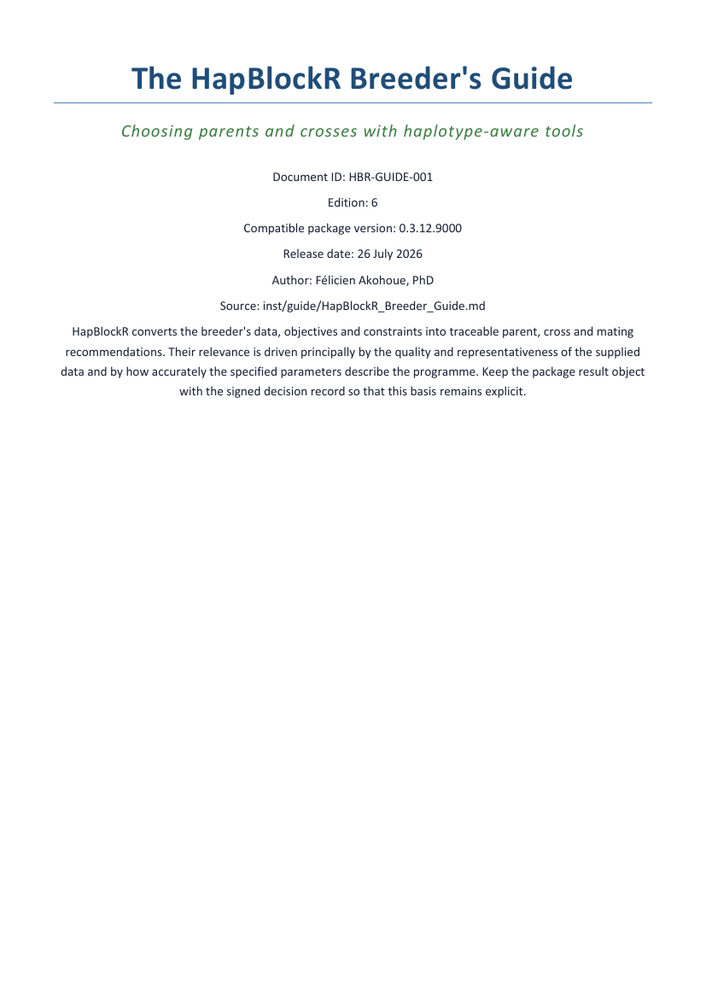
#> input picture tmp/guide-docx-pages-verified/page-01.png, 706 x 999 px, shrunk from 827 x 1170 before the run; its folder holds only this picture in this run
$ python make_contacts.py
#> lines starting #> are read from the running program, lines starting #| are printed output that depends on the picture
from pathlib import Path
import re

from PIL import Image, ImageDraw


folder = Path("tmp/guide-docx-pages-verified")
output = folder / "contacts"
output.mkdir(exist_ok=True)
pages = sorted(
    folder.glob("page-*.png"),
    key=lambda path: int(re.search(r"([0-9]+)$", path.stem).group(1)),
)

for start in range(0, len(pages), 4):
    batch = pages[start : start + 4]
    images = [Image.open(path).convert("RGB") for path in batch]
#> images = 1 item
    width = max(image.width for image in images)
#> width = 706
    height = max(image.height for image in images)
#> height = 999
    sheet = Image.new("RGB", (2 * width, 2 * height + 40), "white")
#> sheet: PIL image 1412x2038 RGB; every value is 255
    for index, image in enumerate(images):
        sheet.paste(image, ((index % 2) * width, (index // 2) * height + 40))
#> this loop made 1 pass
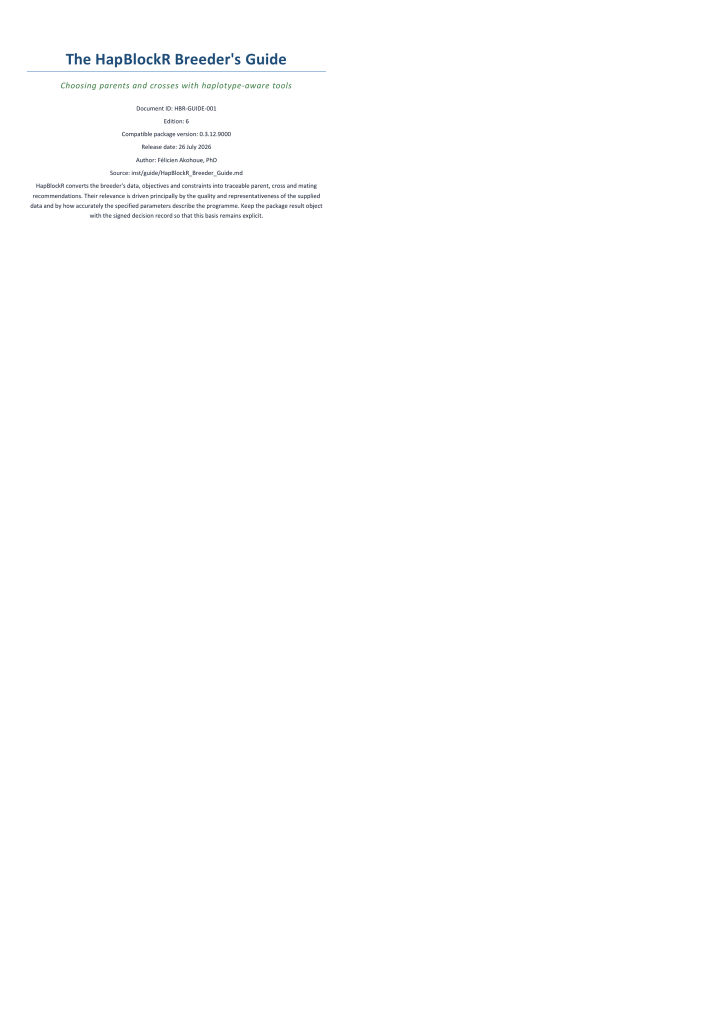
#> sheet: PIL image 1412x2038 RGB (shown at 1/2 size); mean R, G, B 254, 254.1, 254.2
    page_numbers = [
        str(int(re.search(r"([0-9]+)$", path.stem).group(1))) for path in batch
    ]
    ImageDraw.Draw(sheet).text(
        (10, 10), "Pages " + ", ".join(page_numbers), fill="black"
    )
    sheet.save(output / f"contact-{start // 4 + 1:02d}.png")

$ run again, on tmp/guide-docx-pages-verified/page-05.png
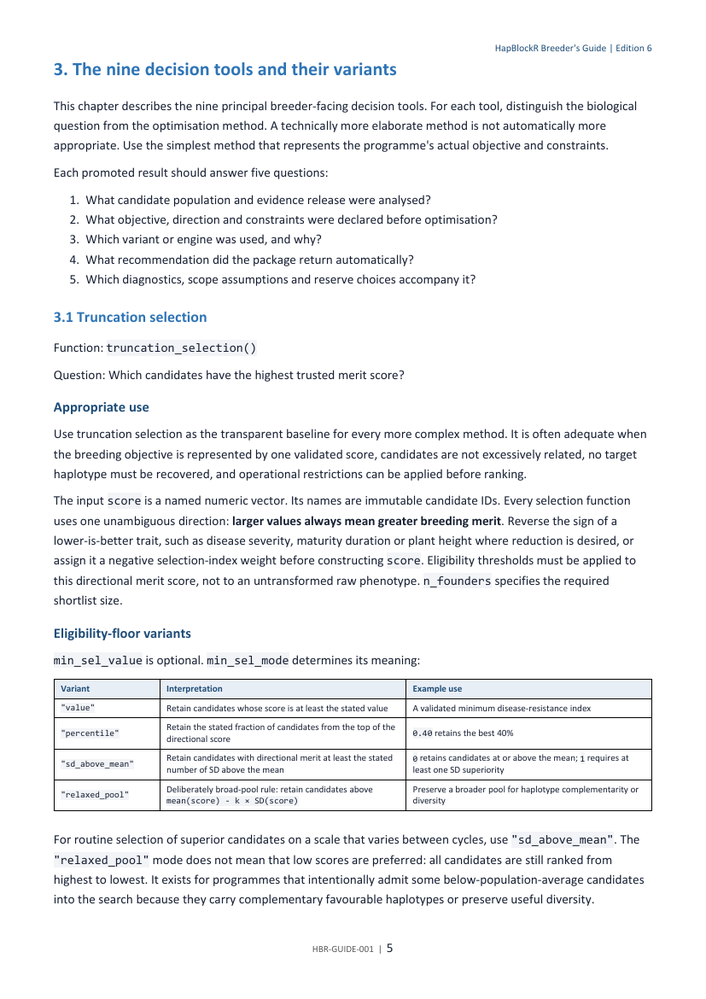
#> input picture tmp/guide-docx-pages-verified/page-05.png, 706 x 999 px, shrunk from 827 x 1170 before the run
#> images = 1 item
#> width = 706
#> height = 999
#> the loop `for index, image in enumerate(images):` made 1 pass
#> after the loop `for index, image in enumerate(images):`:
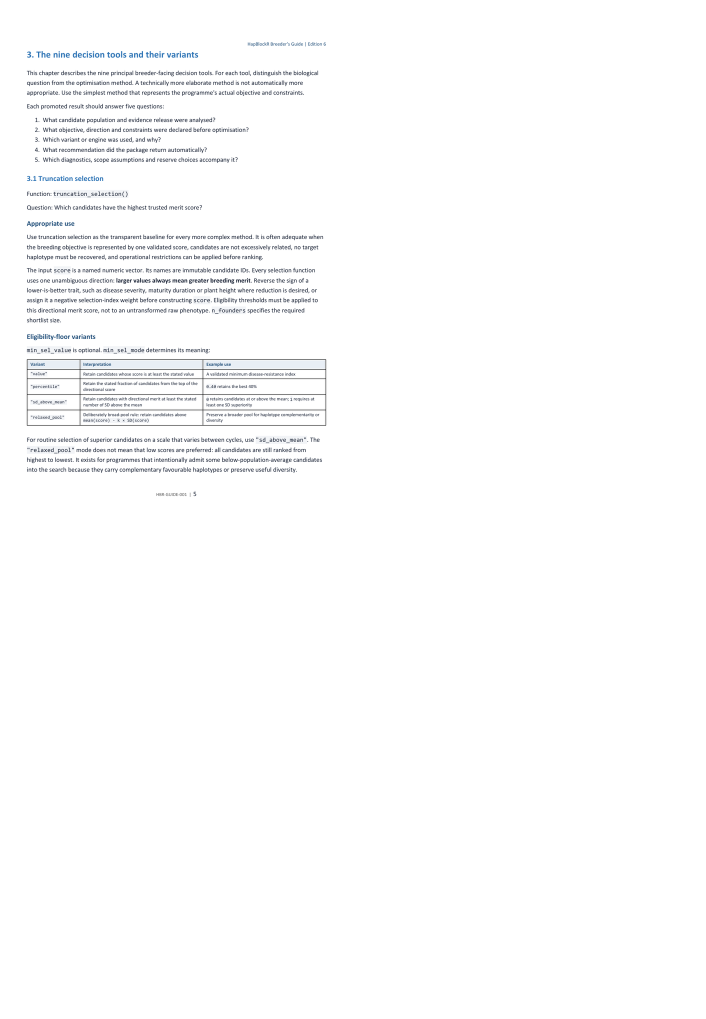
#> sheet: PIL image 1412x2038 RGB (shown at 1/2 size); mean R, G, B 251.7, 251.9, 252.2

$ run again, on tmp/guide-docx-pages-verified/page-06.png
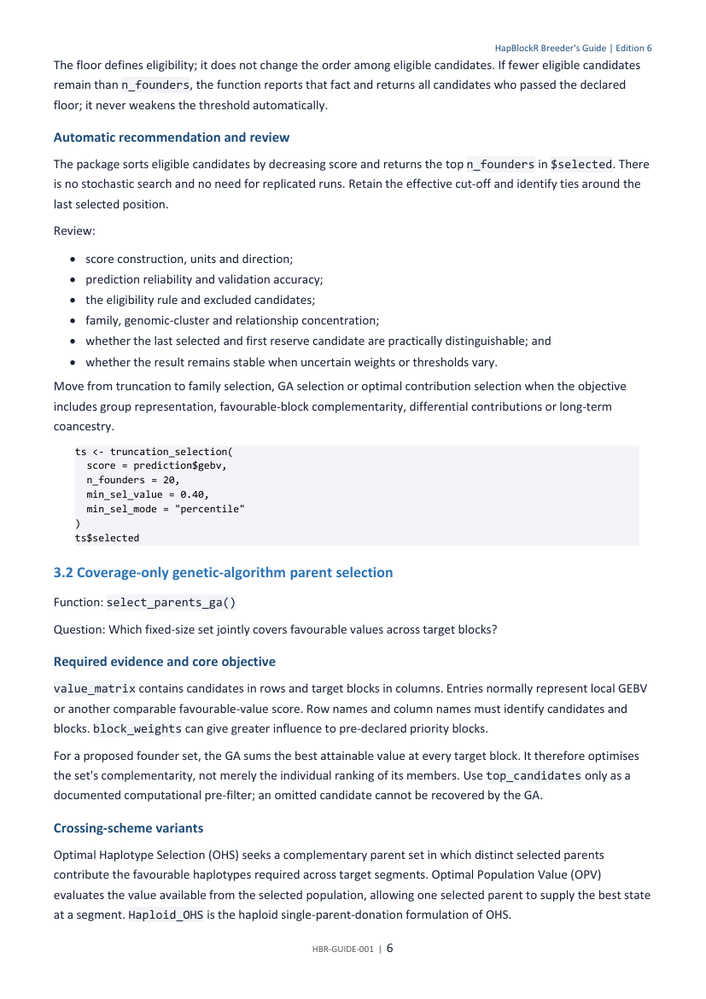
#> input picture tmp/guide-docx-pages-verified/page-06.png, 706 x 999 px, shrunk from 827 x 1170 before the run
#> images = 1 item
#> width = 706
#> height = 999
#> the loop `for index, image in enumerate(images):` made 1 pass
#> after the loop `for index, image in enumerate(images):`:
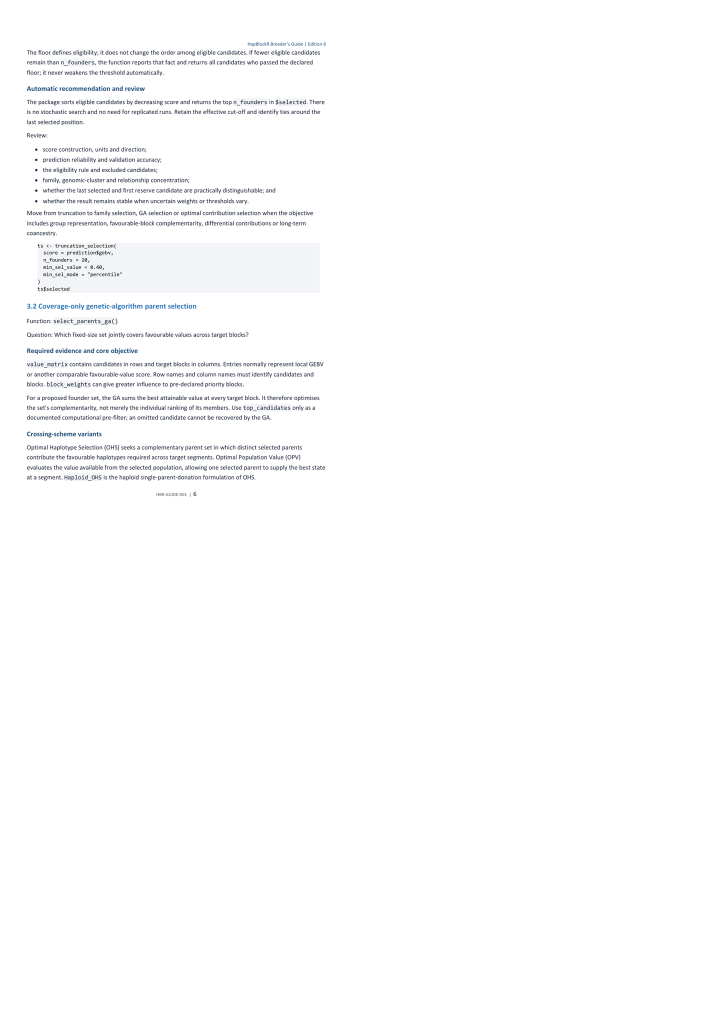
#> sheet: PIL image 1412x2038 RGB (shown at 1/2 size); mean R, G, B 252, 252.2, 252.5

$ run again, on tmp/guide-docx-pages-verified/page-07.png
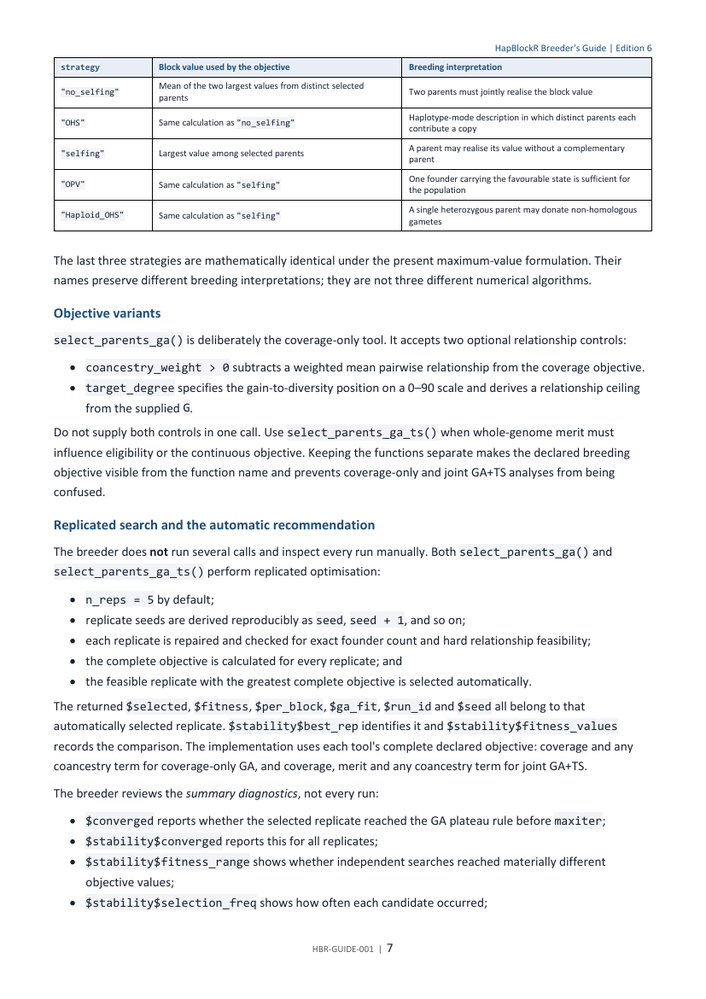
#> input picture tmp/guide-docx-pages-verified/page-07.png, 706 x 999 px, shrunk from 827 x 1170 before the run
#> images = 1 item
#> width = 706
#> height = 999
#> the loop `for index, image in enumerate(images):` made 1 pass
#> after the loop `for index, image in enumerate(images):`:
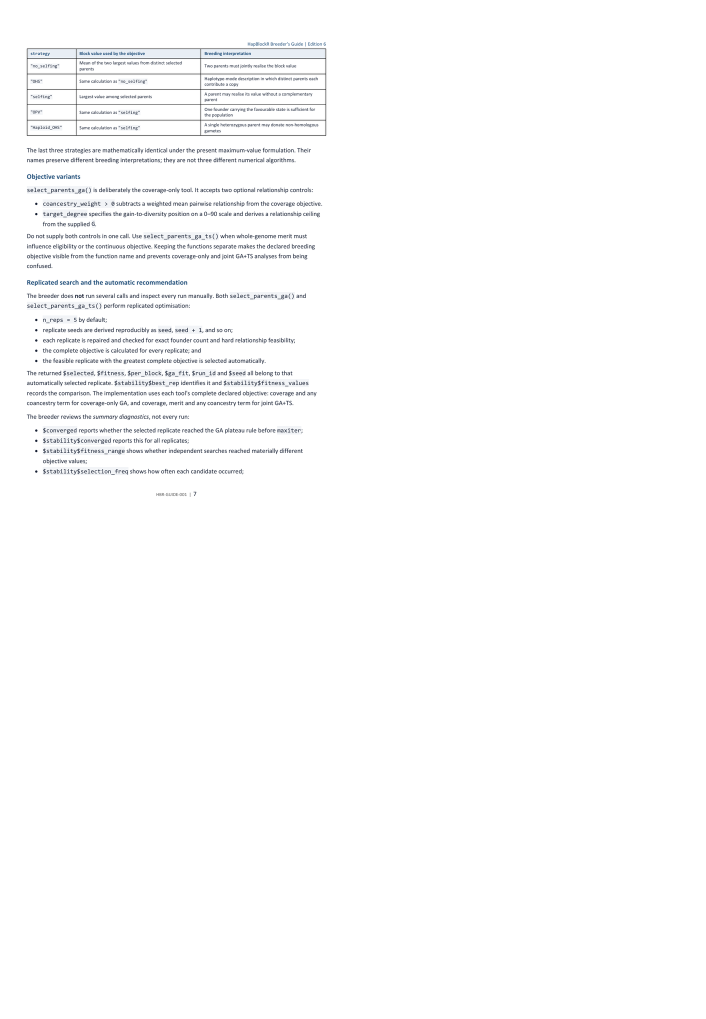
#> sheet: PIL image 1412x2038 RGB (shown at 1/2 size); mean R, G, B 251.6, 251.7, 252

$ run again, on tmp/guide-docx-pages-verified/page-02.png
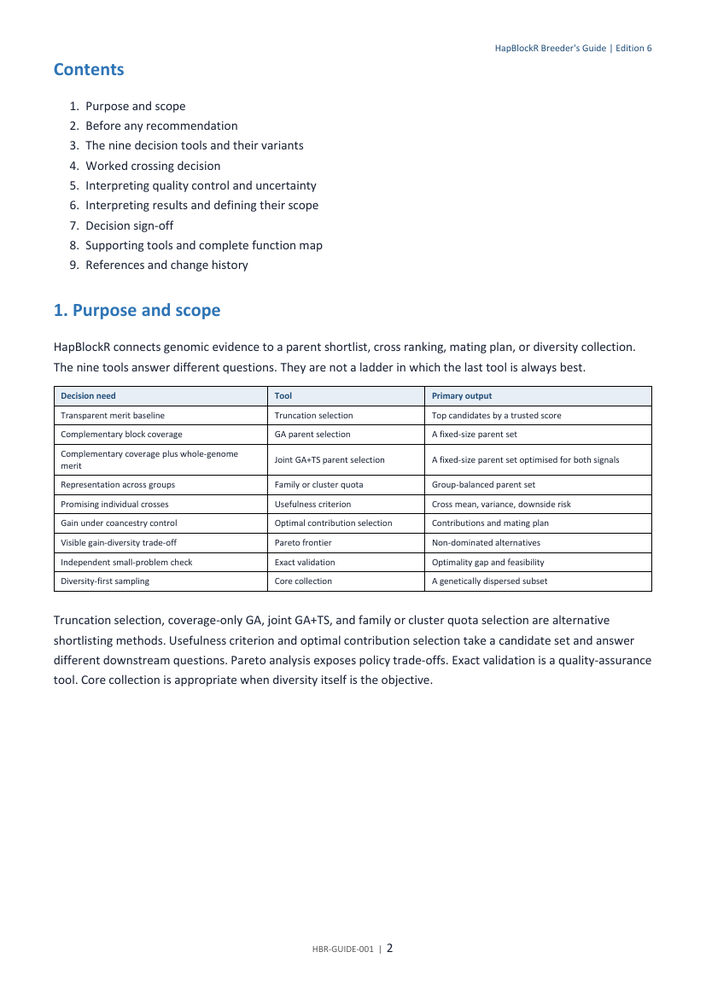
#> input picture tmp/guide-docx-pages-verified/page-02.png, 706 x 999 px, shrunk from 827 x 1170 before the run
#> images = 1 item
#> width = 706
#> height = 999
#> the loop `for index, image in enumerate(images):` made 1 pass
#> after the loop `for index, image in enumerate(images):`:
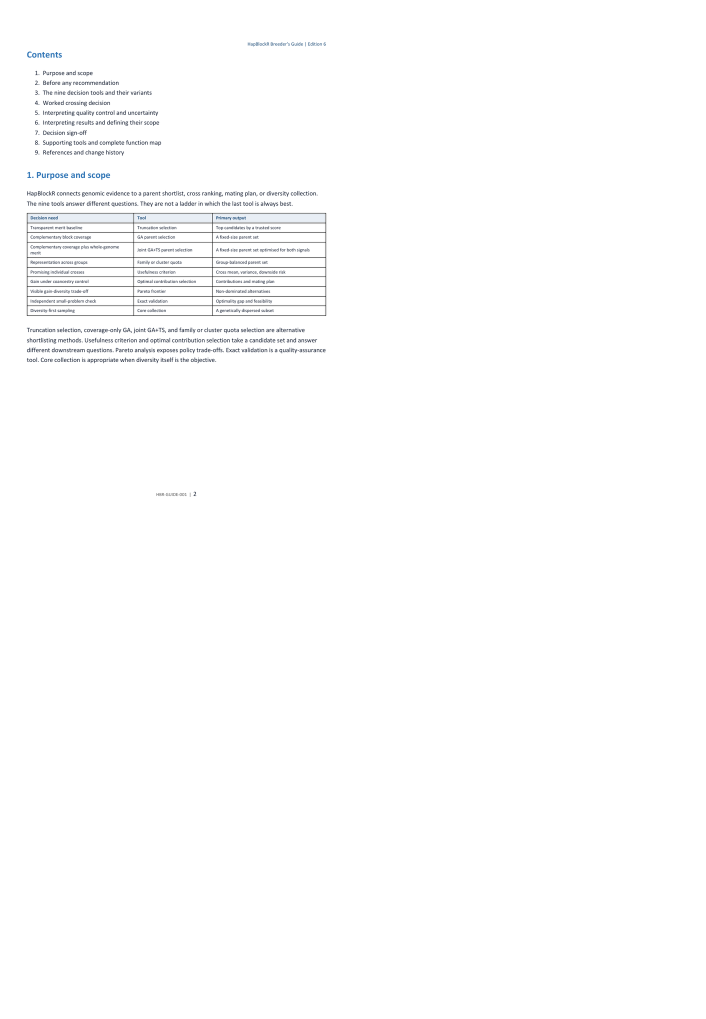
#> sheet: PIL image 1412x2038 RGB (shown at 1/2 size); mean R, G, B 252.7, 252.9, 253
